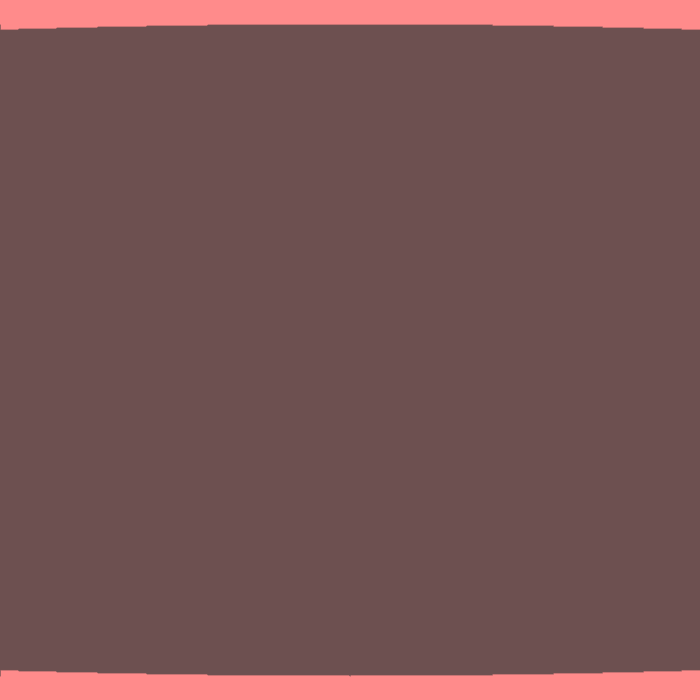
Frame 1 (no input)
Frame 60 (the mouse pressed at the canvas centre just before this capture): identical to frame 1, image omitted
Frame 120 (the mouse held since frame 60 and released just before this capture): identical to frame 1, image omitted

The Processing sketch that drew this single still picture (run headless with seeded random() and noise(); from frame 60 on, the mouse is pressed at the canvas centre):

// Processing sketch: main
// ── main.pde
int longeurCase = 100;
int largeurCase = 100;

Map terrain;

int startingCell;

float currentX;
float currentY;

Point a;
Point b;
LineOfSight line;
Vision view; 

boolean [] obstacles;

int start, end;

int previousMouseX = 0;

boolean display3d = true;
boolean display2d = false;


void setup() {
  size(700, 700);
  
  terrain = new Map(width, height, longeurCase, largeurCase);
  obstacles = new boolean[terrain.nbCell];
  
  startingCell = (int)random(terrain.nbCell);
  
  for (int i = 0; i < obstacles.length; i++) {
    obstacles[i] = ((int)random(50))%3 == 1;
  }
  
  terrain.setObstacle(obstacles);
  
  while(terrain.map[startingCell].obstacle) {
    startingCell = (int)random(terrain.nbCell);
  }
  
  a = new Point(terrain.map[startingCell].posX + longeurCase / 2, terrain.map[startingCell].posY + largeurCase / 2);
  currentX = terrain.map[startingCell].posX + longeurCase / 2;
  currentY = terrain.map[startingCell].posY + largeurCase / 2;
  b = new Point(terrain.map[startingCell].posX + longeurCase / 2, terrain.map[startingCell].posY);
  
  line = new LineOfSight(a, b);
  line.pointOfView = new Point(terrain.map[startingCell].posX + longeurCase / 2, terrain.map[startingCell].posY);
  view = new Vision(line, 1, 700);
}

void keyPressed() {
  
  if (keyCode == 'O') {
    display3d = !display3d;
  }
  
  if (keyCode == 'P') {
    display2d = !display2d;
  }
  float directionX = 0;
  float directionY = 0;
  if (keyCode == 'Z') {
    directionX = line.pointOfView.x - currentX;
    directionY = line.pointOfView.y - currentY;
    
    currentY += directionY / 10;
    currentX += directionX / 10;
    line.pointOfView.y += directionY / 10;
    line.pointOfView.x += directionX / 10;
  }
  
  if (keyCode == 'Q') {
    if (line.pointOfView.y < line.start.y) {
      line.pointOfView.x--;
    } else {
      line.pointOfView.x++;
    }
    
    if (line.pointOfView.x < line.start.x) {
      line.pointOfView.y++;  
    } else {
      line.pointOfView.y--;
    }
  }
  if (keyCode == 'D') {
    if (line.pointOfView.y < line.start.y) {
      line.pointOfView.x++;  
    } else {
      line.pointOfView.x--;
    }
    
    if (line.pointOfView.x < line.start.x) {
      line.pointOfView.y--;  
    } else {
      line.pointOfView.y++;
    }
  }
}

void draw() {
  background(200);
  
  /*
    start = millis();
    //terrain.display();
    end = millis();
    println("Time for map display : " + (end-start));
  */
  
  start = millis();
  line.updateVision();
  end = millis();
  println("Time for vision update : " + (end-start));
  
  start = millis();
  line.setStart(currentX, currentY);
  end = millis();
  println("Time for vision update : " + (end-start));
  
  start = millis();
  view.update(line);
  end = millis();
  println("Time for update view : " + (end-start));
  /*
  start = millis();
  //view.display();
  end = millis();
  println("Time for view display : " + (end-start));
  */
  
  start = millis();
  view.updateCollision(terrain);
  end = millis();
  println("Time for collision update : " + (end-start));
  
  /*
  start = millis();
  //view.displayCollision();
  end = millis();
  println("Time for collision display : " + (end-start));
  */
  
  if (display2d) {
    
    line.pointOfView.display();
    
    start = millis();
    terrain.display();
    end = millis();
    println("Time for map display : " + (end-start));
    
    start = millis();
    view.display();
    end = millis();
    println("Time for view display : " + (end-start));
    
    start = millis();
    view.displayCollision();
    end = millis();
    println("Time for collision display : " + (end-start));
  }
  
  if (display3d) {
    start = millis();
    view.display3d(terrain);
    end = millis();
    println("Time for 3d display : " + (end-start)); 
  }
  
  for (int i = 0; i < 15; i++) {
    println();
  }
  println("------------------------------------------------");
}

// ── Cell.pde
class Cell {
  int posX;
  int posY;
  int largeur;
  int longeur;
  boolean obstacle;
  int red;
  int blue;
  int green;
  
  Cell(boolean obstacle, int x, int y, int largeur, int longeur) {
    this.obstacle = obstacle;
    this.posX = x;
    this.posY = y;
    this.largeur = largeur;
    this.longeur = longeur;
    this.red = 0;
    this.blue = 0;
    this.green = 0;
  }
  
  void setColor(int red, int green, int blue) {
    this.red = red;
    this.blue = blue;
    this.green = green;
  }
  
  void display() {
    strokeWeight(2);
    stroke(0);
    fill(255);
    
    if (this.obstacle)
      fill(0);
      
    rect(this.posX, this.posY, this.largeur, this.longeur); 
  }

}

// ── LineOfSight.pde
class Point {
  float x;
  float y;
  
  Point() {
    x = 0;
    y = 0;
  }
  
  Point(float x, float y) {
    this.x = x;
    this.y = y;
  }
  
  void setX(float x) {
    this.x = x;
  }
  
  void display () {
    stroke(0,255,0);
    strokeWeight(10);
    point(this.x, this.y);
  }
}



class LineOfSight extends Line {
  float distanceToObstacle;
  int cellCollided;
  Point collision;
  boolean borderCollided;
  
  Point pointOfView;
  
  
  LineOfSight (Point start, Point end) {
    super(start, end); 
    distanceToObstacle = 3000;
    collision = new Point();
  }
  
  void SetCollision(Point col) {
    this.collision = col; 
  }
  
  void setCellColided(int cell) {
    this.cellCollided = cell; 
    this.borderCollided = false;
  }
  
  void setBorderCollided() {
    this.borderCollided = true;
  }
  
  void displayCollision() {
    this.collision.display();
  }
  
  void display3d(int x, Map map) {
    
    strokeWeight(2);
    float hauteur = height - this.distanceToObstacle;
    float topAndBot = (height - hauteur ) / 2;
    stroke(#FF8B8B);
    line(x, 0, x, height);
    
    if (this.borderCollided) {
      stroke(150);
    } else {
      stroke(map.map[this.cellCollided].red, map.map[this.cellCollided].green, map.map[this.cellCollided].blue);
    }
    
    line(x, topAndBot, x, height - topAndBot);
  }
  
  void updateVision() {
    setEnd(this.pointOfView.x, this.pointOfView.y);
  }
  
  void setEnd(float x, float y) {
    this.end.x = x;
    this.end.y = y;
    
    float lgX = max(this.end.x, this.start.x) - min(this.end.x, this.start.x);
    float lgY = max(this.end.y, this.start.y) - min(this.end.y, this.start.y);
    
    lgX = this.end.x < this.start.x ? -lgX : lgX;
    lgY = this.end.y < this.start.y ? -lgY : lgY;
    while(this.end.x >= 0 && this.end.x <= width && this.end.y >= 0 && this.end.y <= height) {
      this.end.x += lgX;
      this.end.y += lgY;
    }
  }
  
  void setStart(float x, float y) {
    this.start.x = x;
    this.start.y = y;
  }
}

class Line {
  Point start;
  Point end;
  
  Line (Point a, Point b) {
    this.start = a;
    this.end = b;
  }
  
  void display() {
    stroke(0,0,255);
    strokeWeight(2);
    line(start.x, start.y, end.x, end.y);
  }
  
  /*
  Calculate point of intersection of two lines
  */
  Point LineIntersect (Line line) {
    Point intersection;
    
    /*
    Begin by calculating the line equation :
    Ax + By = C
    
    with for both line:
    A = y2 - y1
    B = x1 - x2
    C = Ax1 + By1
    
    */
    
    float A1 = line.end.y - line.start.y;
    float B1 = line.start.x - line.end.x;
    float C1 = A1 * line.start.x + B1 * line.start.y;
    
    float A2 = this.end.y - this.start.y;
    float B2 = this.start.x - this.end.x;
    float C2 = A2 * this.start.x + B2 * this.start.y;
    
    /*
    Then we resolve the system: (since we are resolving 2 lines equation there can be only combination of (x, y) that resolve this equation) (we dont take in consideration parallel line and colinear line)
    | C1 = A1x + B1y
    | C2 = A2x + B2y
    
    Equation for x :
    
    =>  |B2 * C1 = B2 * A1 * x + B2 * B1 * y              Multiplied by B2
        |B1 * C2 = B1 * A2 * x + B1 * B2 * y              Multiplied by B1
        
    =>  B2 * C1 - B1 * C2 = B2 * A1 * x - B1 * A2 * x     Substract line2 to line1 (from now on we will only focus on the first line)
    
    =>  B2 * C1 - B1 * C2 = x * (B2 * A1 - B1 * A2)       Put x as factor
    
    =>  (B2 * C1 - B1 * C2) / (B2 * A1 - B1 * A2) = x     Divide by (B2 * A1 - B1 * A2)
    
    We have the x equation of the point of intersection
    
    
    Equation for y :
    
    =>  |A2 * C1 = A2 * A1 * x + A2 * B1 * y              Multiplied by A2
        |A1 * C2 = A1 * A2 * x + A1 * B2 * y              Multiplied by A1
        
    =>  A1 * C2 - A2 * C1 = A1 * B2 * y - A2 * B1 * y     Substract line 1 to line 2
    
    =>  A1 * C2 - A2 * C1 = y * (A1 * B2 - A2 * B1)       Put y as factor
    
    => (A1 * C2 - A2 * C1) / (A1 * B2 - A2 * B1) = y      Divide by (A1 * B2 - A2 * B1)
        
    We now have the x and y equation :)
    */
    
    float denominator = (B2 * A1 - B1 * A2);
    
    float x;
    float y;
    
    if (denominator != 0) {
      x = (B2 * C1 - B1 * C2) / denominator;
      y = (A1 * C2 - A2 * C1) / denominator;
    } else {
      x = 0;
      y = 0;
    }
  
    intersection = new Point(x, y);
    return intersection;
  }
  /*
  Use Line intersection to get the intersection of two line then calculate if the point found is on both line if so, return the point else return null
  */
  Point SegmentIntersect(Line line) {
    Point intersection = this.LineIntersect(line);
    
    boolean isOnFirstLine = false;
    boolean isOnSecondLine = false;
    
    if ((this.start.x <= intersection.x && intersection.x <= this.end.x) || (this.end.x <= intersection.x && intersection.x <= this.start.x)) {
      isOnFirstLine = ((this.start.y <= intersection.y && intersection.y <= this.end.y) || (this.end.y <= intersection.y && intersection.y <= this.start.y));
    }
    
    if ((line.start.x <= intersection.x && intersection.x <= line.end.x) || (line.end.x <= intersection.x && intersection.x <= line.start.x)) {
      isOnSecondLine = ((line.start.y <= intersection.y && intersection.y <= line.end.y) || (line.end.y <= intersection.y && intersection.y <= line.start.y));
    }
  
    if (isOnFirstLine && isOnSecondLine) {
      return intersection;
    } else {
      return null;
    }
  }
  
  
}

// ── Vision.pde
class Vision {
  LineOfSight[] lines;
  float ecart;
  int nbLine;
  
  Vision(LineOfSight line, float ecart, int nbLine) {
    this.lines = new LineOfSight[nbLine+1];
    this.ecart = ecart;
    this.nbLine = nbLine;
    
    update(line);
  }
  
  void update(LineOfSight line) {
    float ecartX;
    float ecartY;
    
    if (abs(line.end.x-line.start.x) < abs(line.end.y-line.start.y)) { //Si c'est plutôt sur le côté
      ecartX = this.ecart;
      ecartY = 0;
    } else {  //Si c'est plutôt sur le haut
      ecartY = this.ecart;
      ecartX = 0;
    }
    
    for (int i = 0; i < (this.nbLine - (this.nbLine%2)) / 2; i++) { // On trace toutes les lignes de vision à gauche de la ligne centrale
      lines[i] = new LineOfSight(new Point(line.start.x, line.start.y), new Point(line.end.x-i*ecartX, line.end.y-i*ecartY));
    }
    
    lines[(nbLine - (nbLine%2)) / 2] = line; // On trace la ligne centrale
    
    for (int i = ((nbLine - (nbLine%2)) / 2) + 1; i < nbLine + 1; i++) {  // On trace toutes les lignes de vision à droite de la ligne centrale
      lines[i] = new LineOfSight(new Point(line.start.x, line.start.y), new Point(line.end.x+(i-((nbLine - (nbLine%2)) / 2))*ecartX, line.end.y+(i-((nbLine - (nbLine%2)) / 2))*ecartY));
    }
  }
  
  
  void display() {
    for (int i = 0; i < lines.length; i++) {
      lines[i].display();
    }
  }
  
  void updateCollision(Map map) {
    for (int i = 0; i < this.lines.length; i++) {
      Point [] allCollision = new Point[0];
      int [] indexCollision = new int[0];
      for (int j = 0; j < map.map.length; j++) {
        if (map.map[j].obstacle) {
          Point collid = null;
          if (this.lines[i].start.x < map.map[j].posX) { // Si on est a gauche de l'obstacle
            //Detection collision entre lines[i] && ligne gauche de l'obstacle
            collid = this.lines[i].SegmentIntersect(new Line(new Point(map.map[j].posX, map.map[j].posY), new Point(map.map[j].posX, map.map[j].posY + map.map[j].longeur)));
          } else if (this.lines[i].start.x > map.map[j].posX + map.map[j].largeur) { // Si on est a droite de l'obstable
            //Detection collision entre lines[i] && ligne droite de l'obstacle
            collid = this.lines[i].SegmentIntersect(new Line(new Point(map.map[j].posX + map.map[j].largeur, map.map[j].posY), new Point(map.map[j].posX + map.map[j].largeur, map.map[j].posY + map.map[j].longeur)));
          }
          
          if (collid != null) {
              Point[] temp = new Point [allCollision.length + 1];
              int[] temp2 = new int [indexCollision.length + 1];
              for (int k = 0; k < allCollision.length; k++) {
                temp[k] = allCollision[k];
                temp2[k] = indexCollision[k];
              }
              temp[allCollision.length] = collid;
              temp2[indexCollision.length] = j;
              allCollision = temp;
              indexCollision = temp2;
            }
            
            
          if (this.lines[i].start.y > map.map[j].posY + map.map[j].longeur) { // Si on est dessous l'obstable
            //Detection collision entre lines[i] && ligne dessous de l'obstacle
            collid = this.lines[i].SegmentIntersect(new Line(new Point(map.map[j].posX, map.map[j].posY + map.map[j].longeur), new Point(map.map[j].posX + map.map[j].largeur, map.map[j].posY + map.map[j].longeur)));
          } else if (this.lines[i].start.y < map.map[j].posY) { // Si on est au dessus de l'obstacle
            //Detection collision entre lines[i] && ligne haut de l'obstacle
            collid = this.lines[i].SegmentIntersect(new Line(new Point(map.map[j].posX, map.map[j].posY), new Point(map.map[j].posX + map.map[j].largeur, map.map[j].posY)));
          }
          
          if (collid != null) {
              Point[] temp = new Point [allCollision.length + 1];
              int[] temp2 = new int [indexCollision.length + 1];
              for (int k = 0; k < allCollision.length; k++) {
                temp[k] = allCollision[k];
                temp2[k] = indexCollision[k];
              }
              temp[allCollision.length] = collid;
              temp2[indexCollision.length] = j;
              allCollision = temp;
              indexCollision = temp2;
            }
        }
      }
      Point collid = this.lines[i].SegmentIntersect(new Line(new Point(0, 0), new Point(width, 0))); // Collid devient point intersection avec mur du haut
      if (collid == null) {
        collid = this.lines[i].SegmentIntersect(new Line(new Point(0, height), new Point(width, height))); // Collid devient point intersection avec mur du bas
        if (collid == null) {
          collid = this.lines[i].SegmentIntersect(new Line(new Point(0, 0), new Point(0, height))); // Collid devient point intersection avec mur de gauche
          if (collid == null) {
            collid = this.lines[i].SegmentIntersect(new Line(new Point(width, 0), new Point(width, height))); // Collid devient point intersection avec mur de droite
          }
        }
      }
      
      if (collid != null) {
        Point[] temp = new Point [allCollision.length + 1];
        int[] temp2 = new int [indexCollision.length + 1];
        for (int k = 0; k < allCollision.length; k++) {
          temp[k] = allCollision[k];
          temp2[k] = indexCollision[k];
        }
        temp[allCollision.length] = collid;
        temp2[indexCollision.length] = -1;
        allCollision = temp;
        indexCollision = temp2;
      }
      
      int indexPlusProche = 0;
      float distanceMin = 3000;
      for (int j = 0; j < allCollision.length; j++) { // Uniquement le plus proche
        if (distanceMin > sqrt(pow((max(allCollision[j].x, this.lines[i].start.x)-min(allCollision[j].x, this.lines[i].start.x)),2)+pow((max(allCollision[j].y, this.lines[i].start.y)-min(allCollision[j].y, this.lines[i].start.y)),2))) {
          indexPlusProche = j;
          distanceMin = sqrt(pow((max(allCollision[j].x, this.lines[i].start.x)-min(allCollision[j].x, this.lines[i].start.x)),2)+pow((max(allCollision[j].y, this.lines[i].start.y)-min(allCollision[j].y, this.lines[i].start.y)),2));
        }
      }
      if (allCollision.length > 0) {
        if (distanceMin <= this.lines[i].distanceToObstacle) {
          this.lines[i].distanceToObstacle = distanceMin;
          this.lines[i].SetCollision(allCollision[indexPlusProche]);
          if (indexCollision[indexPlusProche] == -1) {
            this.lines[i].setBorderCollided();
          } else {
            this.lines[i].setCellColided(indexCollision[indexPlusProche]);
          }
        }
      }
    } 
  }
  
  void displayCollision() {
    for (int i = 0; i < this.lines.length; i++) {
      this.lines[i].displayCollision(); 
    }
  }
  
  void display3d(Map map) {
    int pixel = 0;
    
    for (int i = this.lines.length / 2; i >= 0; i--) {
      this.lines[i].display3d(pixel, map);
      pixel++;
    }
    
    for (int i = this.lines.length / 2 + 1; i < this.lines.length; i++) {
      this.lines[i].display3d(pixel, map);
      pixel++;
    }
  }
}

// ── map.pde
class Map {
  Cell[] map;
  int nbCell;
  int largeur;

  Map(int largeurMap, int longeurMap, int largeurCase, int longeurCase) {
    int nbCellLargeur = (largeurMap - largeurMap%largeurCase) / largeurCase;
    int nbCellLongeur = (longeurMap - longeurMap%longeurCase) / longeurCase;
    
    this.largeur = nbCellLargeur;
    
    this.nbCell = nbCellLargeur*nbCellLongeur;
    
    this.map = new Cell[nbCell];
    
    for (int i = 0; i < nbCellLargeur; i++) {
      for (int j = 0; j < nbCellLongeur; j++) {
        this.map[j*nbCellLargeur + i] = new Cell(false, i*largeurCase, j*longeurCase, largeurCase, longeurCase);
      }
    }
  }
  
  void setObstacle(boolean [] obstacle) {
    int red = 0;
    int green = 0;
    int blue = 0;
    for (int i = 0; i < this.nbCell; i++) {
      if (i % this.largeur == 0) {
        red += 15;
        green += 15;
        blue += 15;
      }
      map[i].obstacle = obstacle[i];
      map[i].setColor(red, green, blue);
    }
  }
  
  void display() {
    for (int i = 0; i < this.nbCell; i++) {
      map[i].display();
    }
  }
}
